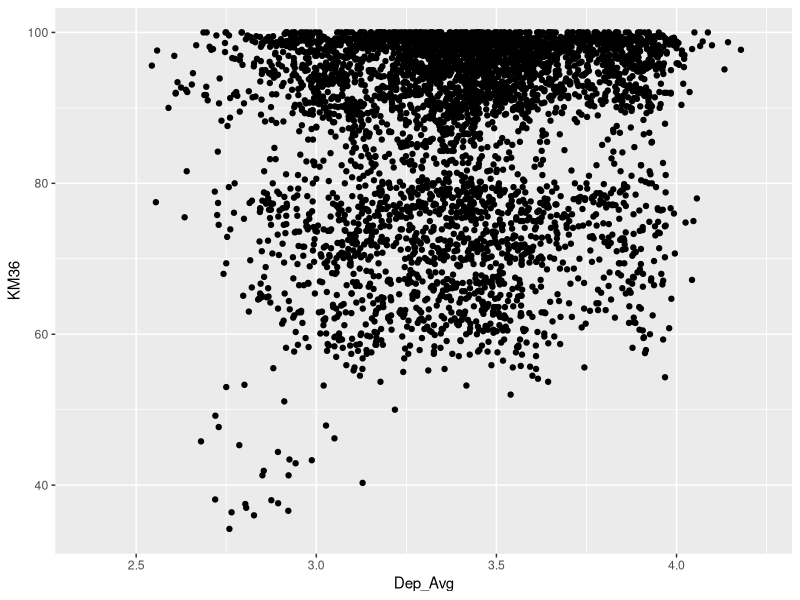

The R source for this figure:
library(tidyverse)
library(ggplot2)
dataset <- read_csv("data/processed/cleaned_data.csv")
show(dataset)

dataset$KM36 <- as.numeric(dataset$`Kaplan-Meier survival 36m`)

dep_cols <- c("Deprivation quintile 1 - most deprived",
              "Deprivation quintile 2",
              "Deprivation quintile 3",
              "Deprivation quintile 4",
              "Deprivation quintile 5 - least deprived")
dataset[dep_cols] <- lapply(dataset[dep_cols], function(x) as.numeric(as.character(x)))


dep_matrix <- as.matrix(dataset[dep_cols])


dep_scores <- 1:5
dataset$Dep_Avg <- apply(dep_matrix, 1, function(x) {
  sum(x * dep_scores, na.rm = TRUE) / sum(x, na.rm = TRUE)
})

ggplot(dataset,aes(x=Dep_Avg,y=KM36)) +
  geom_point()
